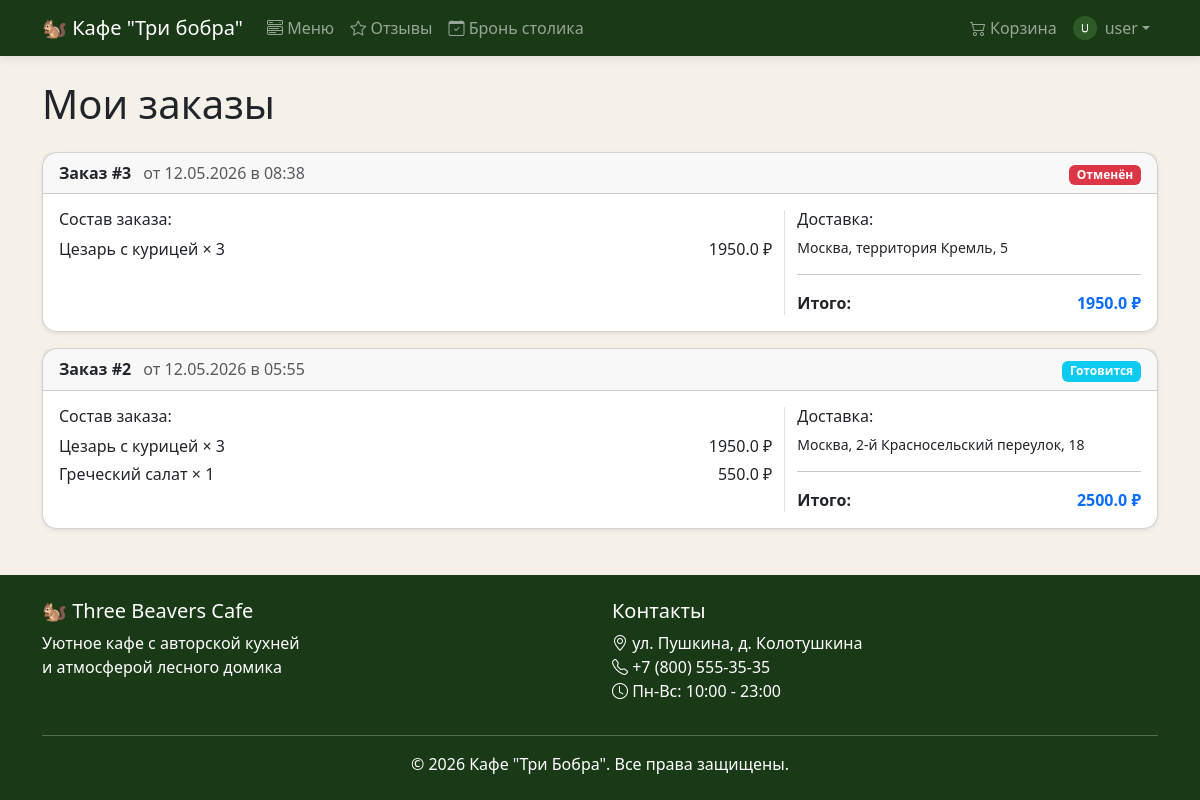
Screenshot of /orders (signed in) with the database file from the repository.
### models.py (models this page shows)
class User(UserMixin, db.Model):
    id = db.Column(db.Integer, primary_key=True)
    username = db.Column(db.String(80), unique=True, nullable=False)
    email = db.Column(db.String(120), unique=True, nullable=False)
    password_hash = db.Column(db.String(256), nullable=False)
    is_admin = db.Column(db.Boolean, default=False)
    avatar = db.Column(db.String(300), default="default-avatar.png")
    cart_items = db.relationship("CartItem", backref="user", lazy=True)
    orders = db.relationship("Order", backref="user", lazy=True)
    bookings = db.relationship("Booking", backref="user", lazy=True)
    reviews = db.relationship("Review", backref="user", lazy=True)

class Order(db.Model):
    id = db.Column(db.Integer, primary_key=True)
    user_id = db.Column(db.Integer, db.ForeignKey("user.id"), nullable=False)
    total_price = db.Column(db.Float, nullable=False)
    status = db.Column(db.String(20), default="new")
    delivery_address = db.Column(db.String(300), nullable=True)
    latitude = db.Column(db.Float, nullable=True)
    longitude = db.Column(db.Float, nullable=True)
    created_at = db.Column(db.DateTime, default=datetime.utcnow)
    items = db.relationship("OrderItem", backref="order", lazy=True)

class OrderItem(db.Model):
    id = db.Column(db.Integer, primary_key=True)
    order_id = db.Column(db.Integer, db.ForeignKey("order.id", ondelete="CASCADE"), nullable=False)
    menu_item_id = db.Column(db.Integer, db.ForeignKey("menu_item.id"), nullable=False)
    quantity = db.Column(db.Integer, nullable=False)
    price_per_unit = db.Column(db.Float, nullable=False)
    menu_item = db.relationship("MenuItem")

class MenuItem(db.Model):
    id = db.Column(db.Integer, primary_key=True)
    name = db.Column(db.String(100), nullable=False)
    description = db.Column(db.Text, nullable=True)
    price = db.Column(db.Float, nullable=False)
    image_url = db.Column(db.String(300), default="default-food.jpg")
    available = db.Column(db.Boolean, default=True)
    category_id = db.Column(db.Integer, db.ForeignKey("category.id"), nullable=False)

### routes/orders.py (the view)
@orders_bp.route("/orders")
@login_required
def orders():
    user_orders = Order.query.filter_by(user_id=current_user.id).order_by(Order.created_at.desc()).all()
    cart_count = sum(item.quantity for item in current_user.cart_items)
    return render_template("orders.html", orders=user_orders, cart_count=cart_count)

### templates/orders.html (shortened to what this page needs)
{% extends "base.html" %}
{% block content %}
<div class="container">
    <h1 class="mb-4">Мои заказы</h1>
    {% if orders %}
    <div class="row">
        {% for order in orders %}
        <div class="col-12 mb-3">
            <div class="card shadow-sm">
                <div class="card-header d-flex justify-content-between align-items-center">
                    <div>
                        <strong>Заказ #{{ order.id }}</strong>
                        <span class="text-muted ms-2">
                            от {{ order.created_at.strftime('%d.%m.%Y в %H:%M') }}
                        </span>
                    </div>
                    <div>
                        <span class="badge
                            {% if order.status == 'new' %}bg-warning
                            {% elif order.status == 'preparing' %}bg-info
                            {% elif order.status == 'ready' %}bg-success
                            {% elif order.status == 'cancelled' %}bg-danger
                            {% elif order.status == 'delivered' %}bg-primary
                            {% endif %}">
                            {% if order.status == 'new' %}Новый
                            {% elif order.status == 'preparing' %}Готовится
                            {% elif order.status == 'ready' %}Готов
                            {% elif order.status == 'cancelled' %}Отменён
                            {% elif order.status == 'delivered' %}Доставлен
                            {% endif %}
                        </span>
                    </div>
                </div>
                <div class="card-body">
                    <div class="row">
                        <div class="col-md-8">
                            <h6>Состав заказа:</h6>
                            {% for item in order.items %}
                            <div class="d-flex justify-content-between mb-1">
                                <span>{{ item.menu_item.name }} × {{ item.quantity }}</span>
                                <span>{{ item.price_per_unit * item.quantity }} ₽</span>
                            </div>
                            {% endfor %}
                        </div>
                        <div class="col-md-4 border-start">
                            <h6>Доставка:</h6>
                            <p class="mb-1 small">{{ order.delivery_address }}</p>
                            <hr>
                            <div class="d-flex justify-content-between fw-bold">
                                <span>Итого:</span>
                                <span class="text-primary">{{ order.total_price }} ₽</span>
                            </div>
                        </div>
                    </div>
                </div>
            </div>
        </div>
        {% endfor %}
    </div>
    {% endif %}
</div>
{% endblock %}

### templates/base.html (shortened to what this page needs)
<!DOCTYPE html>
<html lang="ru">
<head>
    <link href="https://cdn.jsdelivr.net/npm/bootstrap@5.3.2/dist/css/bootstrap.min.css" rel="stylesheet">
    <link href="https://cdn.jsdelivr.net/npm/bootstrap-icons@1.11.2/font/bootstrap-icons.css" rel="stylesheet">
    <link href="{{ url_for('static', filename='css/style.css') }}" rel="stylesheet">
</head>
<body>
    <nav class="navbar navbar-expand-lg navbar-dark bg-dark-green sticky-top">
        <div class="container">
            <a class="navbar-brand" href="{{ url_for('main.index') }}">
                🐿 Кафе "Три бобра"
            </a>
            <div class="collapse navbar-collapse" id="navbarNav">
                <ul class="navbar-nav me-auto">
                    <li class="nav-item">
                        <a class="nav-link" href="{{ url_for('menu.menu') }}">
                            <i class="bi bi-menu-button-wide"></i> Меню
                        </a>
                    </li>
                    <li class="nav-item">
                        <a class="nav-link" href="{{ url_for('reviews.reviews') }}">
                            <i class="bi bi-star"></i> Отзывы
                        </a>
                    </li>
                    <li class="nav-item">
                        <a class="nav-link" href="{{ url_for('booking.booking') }}">
                            <i class="bi bi-calendar-check"></i> Бронь столика
                        </a>
                    </li>
                </ul>
                <ul class="navbar-nav">
                    {% if current_user.is_authenticated %}
                    <li class="nav-item">
                        <a class="nav-link d-flex align-items-center gap-1" href="{{ url_for('cart.cart') }}">
                            <i class="bi bi-cart2"></i> Корзина
                        </a>
                    </li>
                    <li class="nav-item dropdown">
                        <a class="nav-link dropdown-toggle d-flex align-items-center" href="#" role="button" data-bs-toggle="dropdown">
                            <img src="/auth/avatar/{{ current_user.id }}"
                                 class="rounded-circle me-2"
                                 style="width: 24px; height: 24px; object-fit: cover;"
                                 alt="">
                            {{ current_user.username }}
                        </a>
                    </li>
                    {% endif %}
                </ul>
            </div>
        </div>
    </nav>
    <main class="py-4">
        {% block content %}{% endblock %}
    </main>
    <footer class="bg-dark-green text-white py-4 mt-auto">
        <div class="container">
            <div class="row">
                <div class="col-md-6">
                    <h5>🐿 Three Beavers Cafe</h5>
                    <p>Уютное кафе с авторской кухней<br>и атмосферой лесного домика</p>
                </div>
                <div class="col-md-6">
                    <h5>Контакты</h5>
                    <p>
                        <i class="bi bi-geo-alt"></i> ул. Пушкина, д. Колотушкина<br>
                        <i class="bi bi-telephone"></i> +7 (800) 555-35-35<br>
                        <i class="bi bi-clock"></i> Пн-Вс: 10:00 - 23:00
                    </p>
                </div>
            </div>
            <hr>
            <p class="text-center mb-0">&copy; 2026 Кафе "Три Бобра". Все права защищены.</p>
        </div>
    </footer>
</body>
</html>

### static/css/style.css (style rules this page uses)
:root { --beaver-green: #2d5a27; --beaver-dark: #1a3a17; --beaver-light: #4a7c43; --beaver-gold: #c4a35a; --beaver-cream: #f5f0e8; --beaver-brown: #6b4f3c; }
.bg-dark-green { background-color: var(--beaver-dark) !important; }
.card { border-radius: 15px; transition: transform 0.3s, box-shadow 0.3s; }
.navbar { box-shadow: 0 2px 10px rgba(0, 0, 0, 0.1); }
.nav-link { transition: color 0.3s; }
footer { background-color: var(--beaver-dark); }
body { background-color: var(--beaver-cream); min-height: 100vh; display: flex; flex-direction: column; }
main { flex: 1; }
a.nav-link.d-flex { white-space: nowrap; }

### rows the page displays
User: username "user"
Order: id "3", created_at "12.05.2026 в 08:38", status "Отменён", delivery_address "Москва, территория Кремль, 5", total_price "1950.0"
OrderItem: menu_item.name "Цезарь с курицей", quantity "3", item.price_per_unit*item.quantity "1950.0"
Order: id "2", created_at "12.05.2026 в 05:55", status "Готовится", delivery_address "Москва, 2-й Красносельский переулок, 18", total_price "2500.0"
OrderItem: menu_item.name "Цезарь с курицей", quantity "3", item.price_per_unit*item.quantity "1950.0"
OrderItem: menu_item.name "Греческий салат", quantity "1", item.price_per_unit*item.quantity "550.0"
